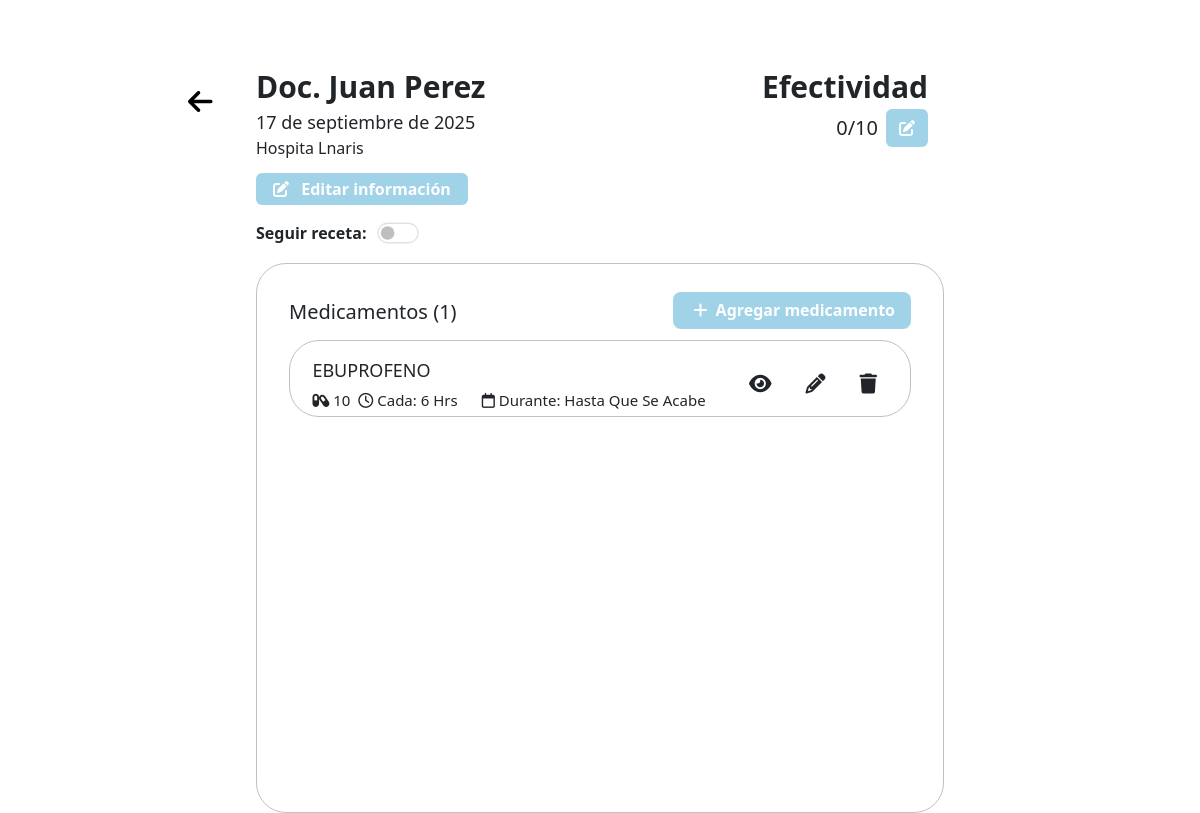
The app's page /receta/39/ with its own data.
### miApp/models.py (models this page shows, shortened)
class Receta(models.Model):
    doc = models.CharField(max_length=255)
    fecha = models.DateField()
    efectividad = models.IntegerField(default=0)
    activo = models.BooleanField(default=False)
    lugar = models.CharField(null=True)
    def cantidad_medicinas(self):
        return self.medicamentos.count()

class Medicamento(models.Model):
    receta = models.ForeignKey(Receta, on_delete=models.CASCADE, related_name='medicamentos')
    nombre = models.CharField(max_length=255)
    cantidad = models.CharField(max_length=50)
    cada = models.CharField(max_length=50)
    durante = models.CharField(max_length=50)
    img = models.ImageField(upload_to='imagenes', null=True)

### miApp/views.py (the view, shortened to what this page needs)
# urls.py: path('receta/<int:id>/', views.RecetaDetalle, name='receta-detalle'),
def RecetaDetalle(request, id):
    receta = Receta.objects.get(id=id)
    medicinas = Medicamento.objects.filter(receta_id=id).order_by('-id')
    return render(request, "recetaDetalle.html", {"receta": receta, "medicinas": medicinas})

### miApp/templates/recetaDetalle.html (shortened to what this page needs)
{% load static %}
<!DOCTYPE html>
<html lang="en">
<head>
    <link href="https://cdn.jsdelivr.net/npm/bootstrap@5.3.8/dist/css/bootstrap.min.css" rel="stylesheet">
    <link rel="stylesheet" href="https://cdnjs.cloudflare.com/ajax/libs/font-awesome/6.7.2/css/all.min.css">
    <link rel="stylesheet" href="{% static 'css/root.css' %}">
    <link rel="stylesheet" href="{% static 'css/detalles.css' %}">
    <link rel="stylesheet" href="{% static 'css/modalAgregarMedicamento.css' %}">
    <link rel="stylesheet" href="{% static 'css/modalAgregar.css' %}">
</head>
<body>
    <div class="container container-fluid w-50 ">
        <div class="back">
        <a href="../../"><i class="fa-solid fa-arrow-left fs-3 mt-3"></i></a>
        </div>
        <div class="top d-flex">
            <div class="informacion">
                <p class="doc">
                    {%  if  receta.doc|default_if_none:"" %}
                         Doc. {{ receta.doc|title }}
                        {% else %}
                        Doctor no asignado
                        {% endif %}
                </p>
                <p class="fecha mb-0">{{  receta.fecha|date:"j \\d\\e F \\d\\e Y"  }}</p>
                <p class="mb-0">
                        {%  if  receta.lugar|default_if_none:"" %}
                        {{ receta.lugar|title }}
                        {% else %}
                        Lugar no asignado
                        {% endif %}
                </p>
                <button class="btn scl editRecetaInfo"
                    data-bs-toggle="modal"
                    data-bs-target="#editarRecetaModal"
                    data-id="{{receta.id}}"
                    data-doc="{{receta.doc}}"
                    data-lugar="{{receta.lugar}}"
                    data-fecha="{{receta.fecha|stringformat:'s'}}"
                    >
                    <i class="fa-solid fa-edit me-2"></i> Editar información</button>
                <div class="form-check form-switch d-flex p-0">
                    <p class="p-0 m-0"><b>Seguir receta:</b></p>
                    <input
                    class="form-check-input ms-3 switch-lg"
                    data-id="{{ receta.id}}"
                    data-token="{{ csrf_token }}"
                    type="checkbox"
                    role="switch"
                    id="switchCheckDefault"
                    {{ receta.activo|yesno:"checked,"   }}
                    >
                </div>
            </div>
            <div class="efectividad ">
                <p class="title"><b>Efectividad</b></p>
                <div class="efectividad-child d-flex">
                    <p class="valor me-3 mb-0" id="efectividad-valor"  data-efectid="{{ receta.id }}">{{ receta.efectividad }}/10</p>
                    <button class="btn scl" id="efectividad-btn">
                        <i class="fa-solid fa-edit"></i>
                    </button>
                </div>
            </div>
        </div>
        <div class="info">
            <div class="info-top mb-3">
                <h5 class="mt-1">Medicamentos ({{receta.cantidad_medicinas}})</h5>
                <button class="scl aggbtn " data-bs-toggle="modal" data-bs-target="#exampleModal" ><i class="fa-solid fa-plus me-1 "  ></i><span class="agg"> Agregar medicamento</span></button>
            </div>
            <div class="info-contenido ">
                {% if medicinas %}
                {% for med in medicinas %}
                <div class="medicina">
                    <div class="mediciona-info">
                        <p class="medicina-title">{{ med.nombre|upper}}</p>
                        <div class="periodos">
                             <p class="cada me-2"><i class="fa-solid fa-capsules"></i> {{ med.cantidad}}</p>
                            <p class="cada me-4"><i class="fa-regular fa-clock"></i> Cada: {{ med.cada }}</p>
                            <p class="durante"><i class="fa-regular fa-calendar"></i> Durante:   {{ med.durante}}</p>
                        </div>
                    </div>
                    <div class="mediciona-acciones">
                        <button class="scl ver btn"
                            data-bs-toggle="modal"
                            data-bs-target="#modalMedicamento"
                            data-img="{% if med.img %}{{ med.img.url }}{% else %}/media/default.png{% endif %}"
                        >
                        <i class="fa-solid fa-eye"></i></button>
                        <button class="scl edit btn"
                        data-receta_id="{{receta.id}}"
                        data-id="{{ med.id }}"
                        data-title="{{med.nombre|capfirst}}"
                        data-cantidad="{{med.cantidad}}"
                        data-cada="{{med.cada}}"
                        data-durante="{{med.durante}}"
                        data-bs-toggle="modal" data-bs-target="#editModal"
                        ><i class="fa-solid fa-pencil"></i></button>
                        <button class="scl borrar btn" onclick="document.getElementById('deleteReceta-{{ med.id }}').submit()"><i class="fa-solid fa-trash"></i></button>
                    </div>
                </div>
                {% endfor %}
                 {% else%}
                    {%  include 'sinMedicinas.html' %}
                {% endif %}
            </div>
        </div>
    </div>
</body>
</html>

### miApp/static/css/root.css (style rules this page uses)
:root { --botones: #A0D3E8; --card: #F5F7FA; --borde: #C0C0C0; --opaco: #00000076; --delete: rgb(209, 94, 52); --text: rgb(64, 163, 160); }
.scl { transition: 0.3s ease-out; }

### miApp/static/css/modalAgregarMedicamento.css (style rules this page uses)
.title { font-size: 30px !important; }

### records on screen
Receta: doc "Juan Perez", fecha "17 de septiembre de 2025", lugar "Hospita Lnaris", efectividad "0", cantidad_medicinas "1"
Medicamento: nombre "EBUPROFENO", cantidad "10", cada "6 Hrs", durante "Hasta Que Se Acabe"
